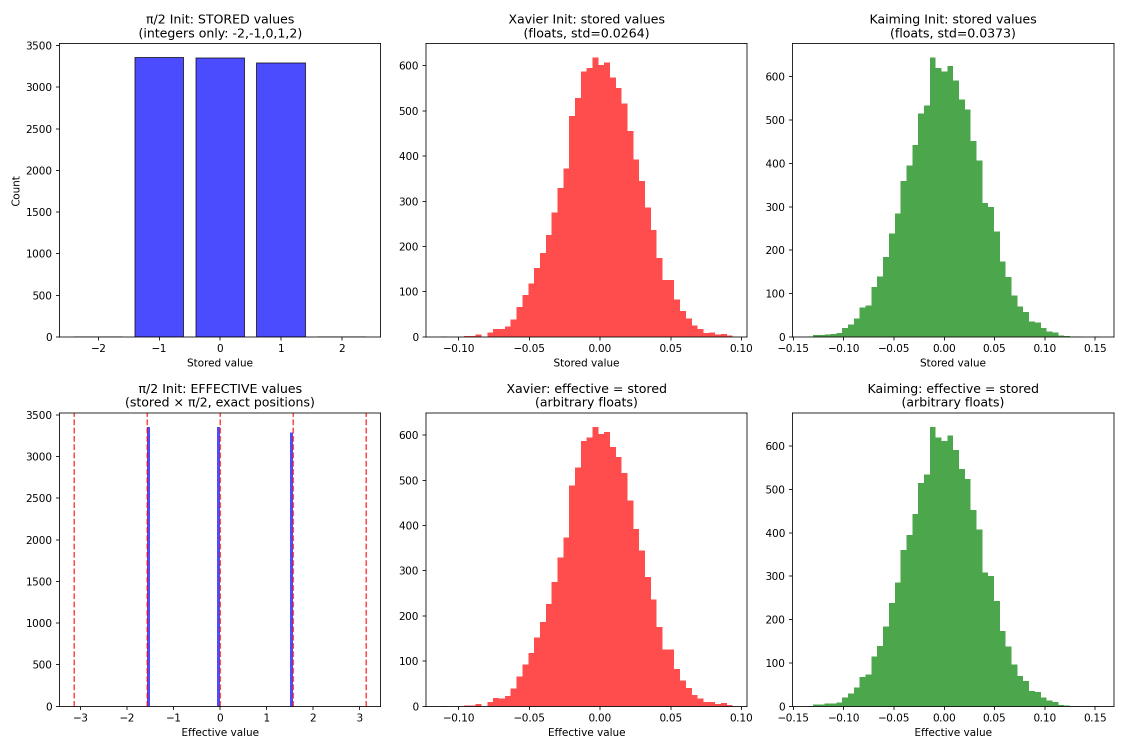
#> input picture init_comparison.png, 2250 x 1500 px (shown at 1/2 size)
$ python tokenize_data.py --input init_comparison.png --output out.png
#> lines starting #> are read from the running program, lines starting #| are printed output that depends on the picture
### tokenizer.py
"""
π/2 Multi-Modal Tokenizer

Tokenizes files (text, audio, image) to token sequences.
Rotation happens in LATENT SPACE during model forward pass, NOT here.

This tokenizer just converts data to tokens - the π/2 magic happens in the model.
"""
import math
import json
from pathlib import Path
from typing import List, Union, Iterator
from dataclasses import dataclass

import numpy as np

from config import ROTATION_ANGLES, HALF_PI

# Optional imports for audio/image
try:
    from scipy.io import wavfile
    from scipy import signal
    HAS_SCIPY = True
except ImportError:
    HAS_SCIPY = False

try:
    import librosa
    HAS_LIBROSA = True
except ImportError:
    HAS_LIBROSA = False

try:
    from PIL import Image
    HAS_PIL = True
except ImportError:
    HAS_PIL = False


@dataclass
class TokenizedSample:
    """A single tokenized sample."""
    tokens: List[int]
    modality: str
    source: str
    length: int


class Pi2Tokenizer:
    """
    Multi-modal tokenizer for π/2 training.

    Converts files to token sequences. Rotation is NOT applied here -
    it happens in latent space during the model forward pass.

    Supports:
    - Text: .txt, .md, .py, .json, .jsonl, etc.
    - Audio: .wav, .mp3, .flac (requires scipy)
    - Image: .png, .jpg, .bmp, .gif (requires PIL)
    """

    # File type mappings
    TEXT_EXTENSIONS = {'.txt', '.md', '.py', '.js', '.ts', '.json', '.jsonl',
                       '.yaml', '.yml', '.xml', '.html', '.css', '.c', '.cpp',
                       '.h', '.rs', '.go', '.java', '.rb', '.php', '.sh'}
    AUDIO_EXTENSIONS = {'.wav', '.mp3', '.flac', '.ogg', '.m4a'}
    IMAGE_EXTENSIONS = {'.png', '.jpg', '.jpeg', '.bmp', '.gif', '.webp', '.tiff'}

    def __init__(
        self,
        vocab_size: int = 65536,
        max_seq_len: int = 512,
        audio_sample_rate: int = 22050,
        image_size: int = 224,
    ):
        self.vocab_size = vocab_size
        self.max_seq_len = max_seq_len
        self.audio_sample_rate = audio_sample_rate
        self.image_size = image_size

        # Special tokens
        self.pad_token = 0
        self.bos_token = 1
        self.eos_token = 2
        self.unk_token = 3

        # Byte offset for raw byte encoding
        self.byte_offset = 256  # Tokens 256-511 for raw bytes

    # [56 lines left out: functions _tokenize_text, _tokenize_audio, not called in this run]

    def _tokenize_image(self, image_path: Path) -> List[int]:
        """Tokenize image using patch-based encoding."""
        if not HAS_PIL:
            raise ImportError("PIL required for image processing: pip install Pillow")

        # Load and resize image
        img = Image.open(image_path).convert('RGB')
        img = img.resize((self.image_size, self.image_size))
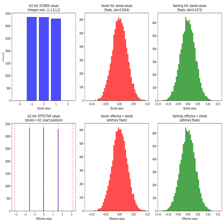
#> img: PIL image 224x224 RGB; mean R, G, B 230, 223.9, 227.4

        # Convert to numpy array
        arr = np.array(img, dtype=np.float32) / 255.0

        # Create patches (16x16 patches from 224x224 = 196 patches)
        patch_size = 16
        patches = []
        for i in range(0, self.image_size, patch_size):
            for j in range(0, self.image_size, patch_size):
                patch = arr[i:i+patch_size, j:j+patch_size, :]
                patches.append(patch.mean())  # Average intensity per patch
#> after the loop, patches = 196 values, max 1 at index 20, min 0.416 at index 81, mean 0.891

        # Quantize to tokens
        patches = np.array(patches)
        tokens = [self.bos_token]
        tokens.extend((patches * (self.vocab_size - 256) + 256).astype(int).tolist())
        tokens.append(self.eos_token)

        return tokens

    # [7 lines left out: function _tokenize_bytes, not called in this run]

    def tokenize_file(self, file_path: Union[str, Path]) -> TokenizedSample:
        """
        Tokenize a file to a single sample.

        Rotation happens in model forward pass, not here.
        """
        path = Path(file_path)
        ext = path.suffix.lower()

        # Determine modality and tokenize
        if ext in self.TEXT_EXTENSIONS:
            modality = "text"
            text = path.read_text(encoding='utf-8', errors='replace')
            tokens = self._tokenize_text(text)
        elif ext in self.AUDIO_EXTENSIONS:
            modality = "audio"
            tokens = self._tokenize_audio(path)
        elif ext in self.IMAGE_EXTENSIONS:
            modality = "image"
            tokens = self._tokenize_image(path)
#> tokens = 198 values, max 65536 at index 21, min 1 at index 0, mean 57798.7
        else:
            # Fallback: treat as raw bytes
            modality = "binary"
            data = path.read_bytes()
            tokens = self._tokenize_bytes(data)

        # Truncate if needed
        if len(tokens) > self.max_seq_len:
            tokens = tokens[:self.max_seq_len-1] + [self.eos_token]

        return TokenizedSample(
            tokens=tokens,
            modality=modality,
            source=str(path),
            length=len(tokens)
        )

    # [91 lines left out: functions tokenize_text_direct, tokenize_directory, save_tokenized, load_tokenized, tokenize_file, tokenize_directory, not called in this run]


# [35 lines that do not run on import are left out]

### tokenize_data.py
#!/usr/bin/env python3
"""
Data Tokenization Script

Tokenizes files (text, audio, images) to token sequences.
Rotation happens in model latent space, NOT during tokenization.

Usage:
    # Single file
    python tokenize_data.py --input data.txt --output tokenized.jsonl

    # Directory (recursive)
    python tokenize_data.py --input data/ --output tokenized.jsonl

    # Custom settings
    python tokenize_data.py --input data/ --output tokenized.jsonl --max-len 1024
"""
import argparse
import json
from pathlib import Path

from tokenizer import Pi2Tokenizer
from config import ROTATION_ANGLES


def main():
    parser = argparse.ArgumentParser(description="π/2 Data Tokenizer")
    parser.add_argument("--input", required=True, help="Input file or directory")
    parser.add_argument("--output", required=True, help="Output JSONL file")
    parser.add_argument("--max-len", type=int, default=512, help="Max sequence length")
    parser.add_argument("--vocab-size", type=int, default=65536, help="Vocabulary size")
    parser.add_argument("--no-recursive", action="store_true", help="Don't recurse into subdirectories")
    args = parser.parse_args()

    input_path = Path(args.input)
    output_path = Path(args.output)

    print("π/2 Data Tokenizer")
    print("=" * 50)
    print(f"Input: {input_path}")
    print(f"Output: {output_path}")
    print(f"Max seq len: {args.max_len}")
    print(f"Vocab size: {args.vocab_size}")
    print(f"Rotation: Applied in model latent space (not here)")
    print(f"  Angles: {ROTATION_ANGLES}")
    print("=" * 50)

    tokenizer = Pi2Tokenizer(
        vocab_size=args.vocab_size,
        max_seq_len=args.max_len
    )

    total_samples = 0

    # Ensure output directory exists
    output_path.parent.mkdir(parents=True, exist_ok=True)

    with open(output_path, 'w') as out_file:
        if input_path.is_file():
            # Single file
            print(f"\nTokenizing: {input_path}")
            sample = tokenizer.tokenize_file(input_path)
            record = {
                "tokens": sample.tokens,
                "modality": sample.modality,
                "source": sample.source,
                "length": sample.length
            }
            out_file.write(json.dumps(record) + '\n')
            total_samples += 1
            print(f"  → 1 sample, {sample.length} tokens")
#|   → 1 sample, 198 tokens

        elif input_path.is_dir():
            # Directory
            recursive = not args.no_recursive
            print(f"\nScanning directory (recursive={recursive})...")

            for sample in tokenizer.tokenize_directory(input_path, recursive=recursive):
                record = {
                    "tokens": sample.tokens,
                    "modality": sample.modality,
                    "source": sample.source,
                    "length": sample.length
                }
                out_file.write(json.dumps(record) + '\n')
                total_samples += 1

                if total_samples % 100 == 0:
                    print(f"  Processed {total_samples} files...")

        else:
            print(f"Error: {input_path} does not exist")
            return

    print("\n" + "=" * 50)
    print("Tokenization Complete!")
    print(f"  Files processed: {total_samples}")
    print(f"  Training samples: {total_samples * 4} (4 rotations each)")
    print(f"  Output: {output_path}")
    print("=" * 50)


if __name__ == "__main__":
    main()

$ run again, on weight_viz.png
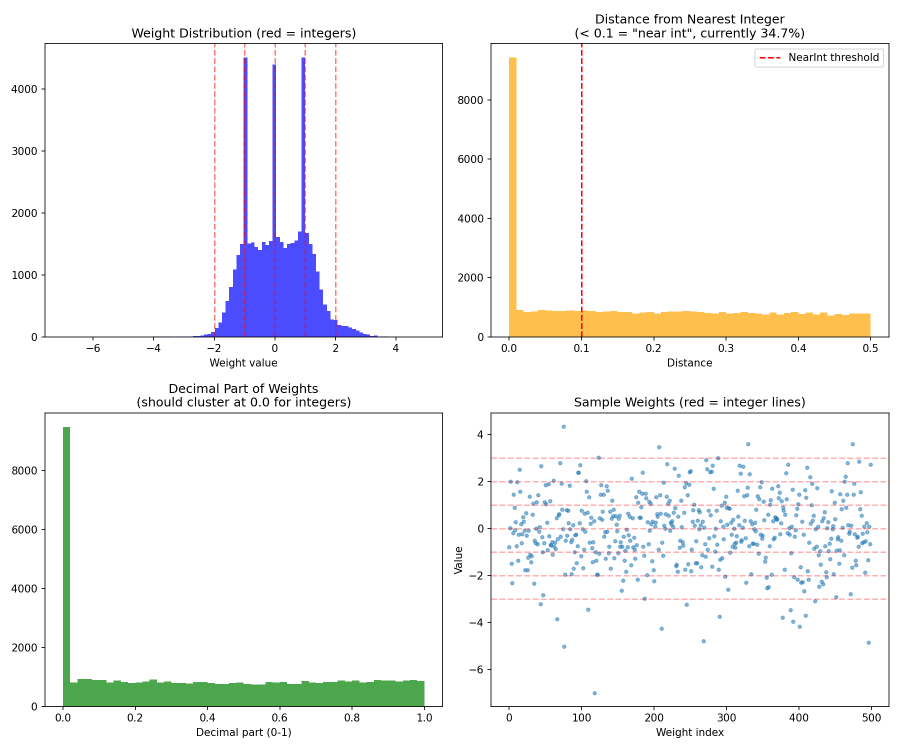
#> input picture weight_viz.png, 1800 x 1500 px (shown at 1/2 size)
#> in _tokenize_image, `img = img.resize((self.image_size, self.image_size))`:
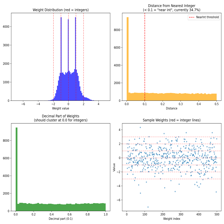
#> img: PIL image 224x224 RGB; mean R, G, B 243.7, 243.9, 243.9
#> after the loop in _tokenize_image, `for i in range(0, self.image_size, patch_size):`: patches = 196 values, max 1 at index 15, min 0.535 at index 74, mean 0.956
#> tokens = 198 values, max 65536 at index 16, min 1 at index 0, mean 62037.6
#|   → 1 sample, 198 tokens
